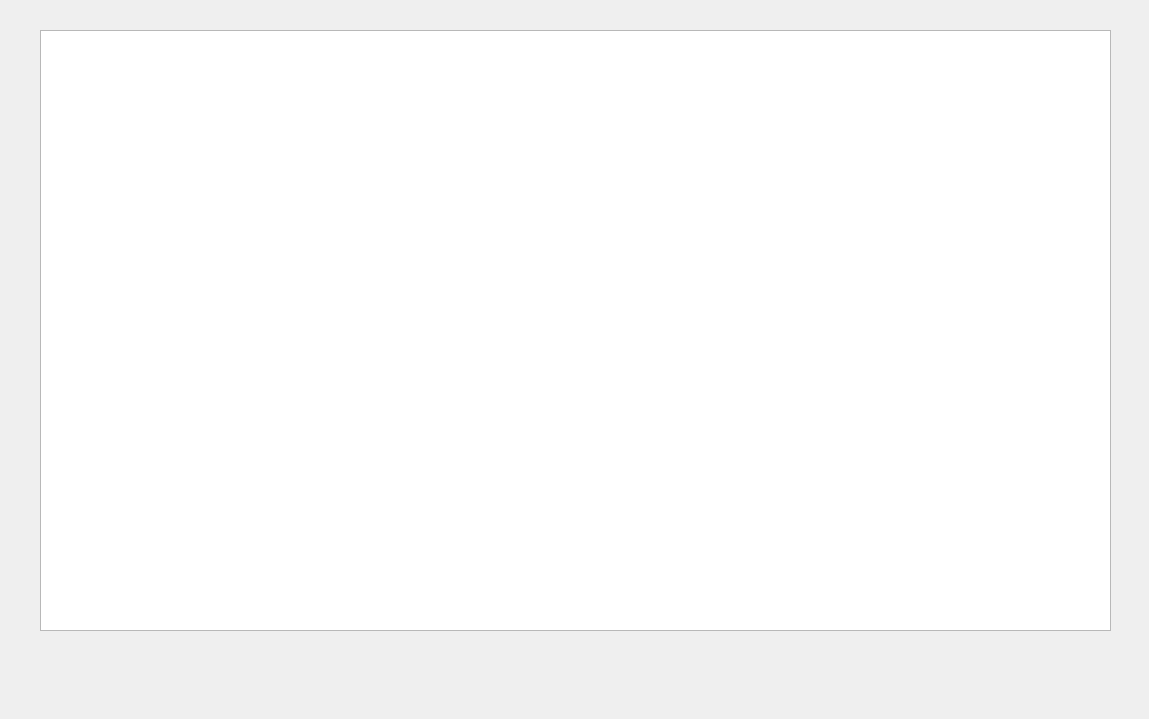
<?xml version="1.0" encoding="UTF-8"?>
<ui version="4.0">
 <class>patient</class>
 <widget class="QWidget" name="patient">
  <property name="geometry">
   <rect>
    <x>0</x>
    <y>0</y>
    <width>1149</width>
    <height>719</height>
   </rect>
  </property>
  <property name="windowTitle">
   <string>Form</string>
  </property>
  <widget class="QTextEdit" name="textEdit">
   <property name="geometry">
    <rect>
     <x>40</x>
     <y>30</y>
     <width>1071</width>
     <height>601</height>
    </rect>
   </property>
  </widget>
 </widget>
 <resources/>
 <connections/>
</ui>
